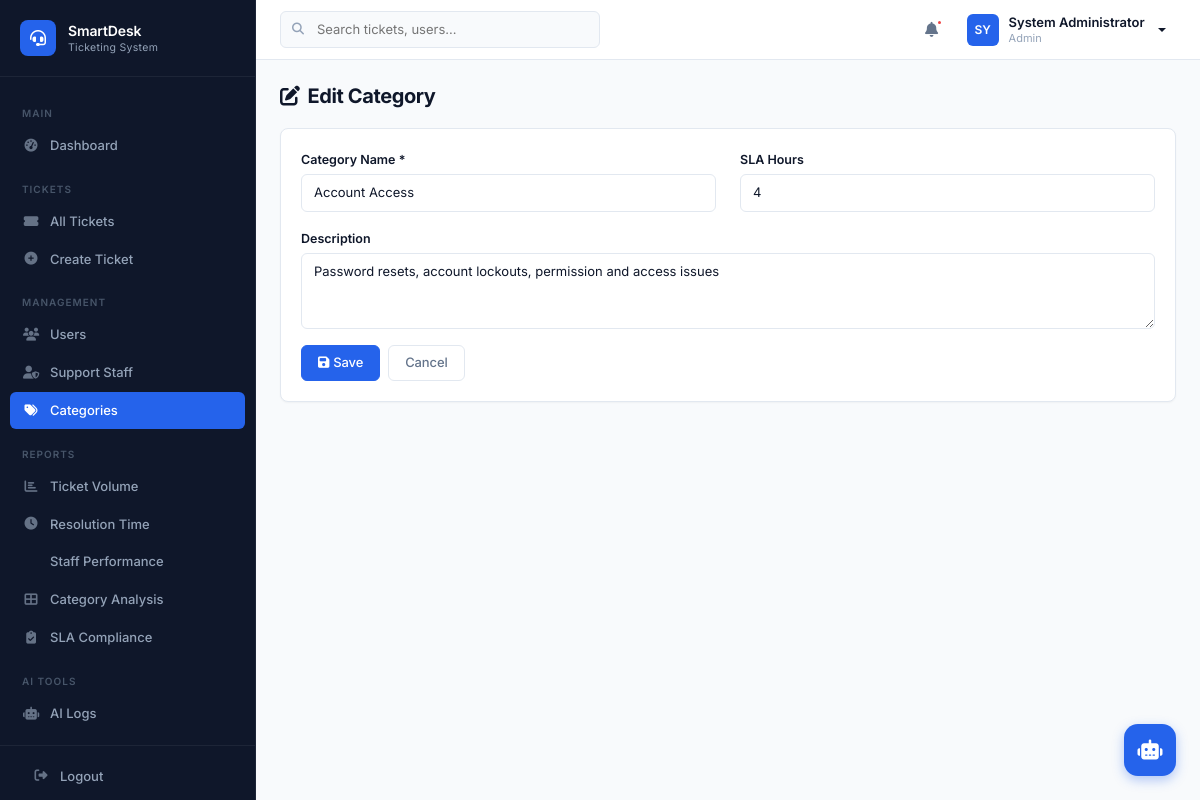
/modules/categories/edit.php?id=4 (signed in), run on the app's committed database.
### tables this page shows
CREATE TABLE IF NOT EXISTS categories (
    category_id INT AUTO_INCREMENT PRIMARY KEY,
    category_name VARCHAR(100) NOT NULL UNIQUE,
    description TEXT DEFAULT NULL,
    sla_hours INT NOT NULL DEFAULT 24,
    created_datetime DATETIME NOT NULL DEFAULT CURRENT_TIMESTAMP,
    updated_datetime DATETIME NOT NULL DEFAULT CURRENT_TIMESTAMP ON UPDATE CURRENT_TIMESTAMP
);

### includes/functions.php (called while the page is built, shortened)
<?php
function e($string) {
    return htmlspecialchars($string ?? '', ENT_QUOTES, 'UTF-8');
}

### modules/categories/edit.php (the view, shortened to what this page needs)
<?php
require_once __DIR__ . '/../../includes/header.php';
$pdo = getDBConnection();
$id = intval($_GET['id'] ?? 0);
$stmt = $pdo->prepare("SELECT * FROM categories WHERE category_id = ?"); $stmt->execute([$id]); $cat = $stmt->fetch();
?>
<div class="page-header"><h1><i class="fas fa-edit me-2"></i>Edit Category</h1></div>
<div class="card"><div class="card-body"><form method="POST"><?= csrfTokenField() ?>
<div class="row">
<div class="col-md-6 mb-3"><label class="form-label">Category Name *</label><input type="text" name="category_name" class="form-control" value="<?= e($cat['category_name']) ?>" required></div>
<div class="col-md-6 mb-3"><label class="form-label">SLA Hours</label><input type="number" name="sla_hours" class="form-control" value="<?= $cat['sla_hours'] ?>" min="1"></div>
<div class="col-12 mb-3"><label class="form-label">Description</label><textarea name="description" class="form-control" rows="3"><?= e($cat['description']) ?></textarea></div>
</div>
<div class="d-flex gap-2"><button type="submit" class="btn btn-primary"><i class="fas fa-save me-1"></i>Save</button><a href="index.php" class="btn btn-outline-secondary">Cancel</a></div>
</form></div></div>
<?php require_once __DIR__ . '/../../includes/footer.php'; ?>

### assets/css/app.css (style rules this page uses)
:root { --sidebar-width: 256px; --topbar-height: 60px; --slate-50: #f8fafc; --slate-100: #f1f5f9; --slate-200: #e2e8f0; --slate-300: #cbd5e1; --slate-400: #94a3b8; --slate-500: #64748b; --slate-600: #475569; --slate-700: #334155; --slate-800: #1e293b; --slate-900: #0f172a; --brand-50: #eff6ff; --brand-100: #dbeafe; --brand-500: #3b82f6; --brand-600: #2563eb; --brand-700: #1d4ed8; --success-50: #f0fdf4; --success-500: #22c55e; --success-700: #15803d; --warning-50: #fffbeb; --warning-500: #f59e0b; --warning-700: #b45309; --danger-50: #fef2f2; --danger-500: #ef4444; --danger-700: #b91c1c; --info-50: #ecfeff; --info-500: #06b6d4; --info-700: #0e7490; --body-bg: var(--slate-50); --card-bg: #ffffff; --border-color: var(--slate-200); --text-primary: var(--slate-900); --text-secondary: var(--slate-500); --text-muted: var(--slate-400); --shadow-xs: 0 1px 2px rgba(0,0,0,0.04); --shadow-sm: 0 1px 3px rgba(0,0,0,0.06), 0 1px 2px rgba(0,0,0,0.04); --shadow-md: 0 4px 6px -1px rgba(0,0,0,0.06), 0 2px 4px -2px rgba(0,0,0,0.04); --shadow-lg: 0 10px 15px -3px rgba(0,0,0,0.08), 0 4px 6px -4px rgba(0,0,0,0.03); --radius: 8px; --radius-lg: 12px; --transition: all 0.15s ease; }
*,*::before,*::after { box-sizing: border-box; }
body { font-family: 'Inter', -apple-system, BlinkMacSystemFont, 'Segoe UI', sans-serif; background: var(--body-bg); color: var(--text-primary); font-size: 13.5px; line-height: 1.6; margin: 0; -webkit-font-smoothing: antialiased; }
a { color: var(--brand-600); text-decoration: none; }
.page-header { margin-bottom: 20px; }
.page-header h1 { font-size: 20px; font-weight: 700; margin: 0 0 2px; color: var(--text-primary); letter-spacing: -0.02em; }
.card { background: var(--card-bg); border: 1px solid var(--border-color); border-radius: var(--radius); box-shadow: var(--shadow-xs); }
.card-body { padding: 20px; }
.btn { font-weight: 500; font-size: 13px; padding: 7px 16px; border-radius: 6px; transition: var(--transition); letter-spacing: -0.01em; }
.btn-primary { background: var(--brand-600); border-color: var(--brand-600); }
.btn-outline-secondary { border-color: var(--border-color); color: var(--text-secondary); }
.form-control, .form-select { border: 1px solid var(--border-color); border-radius: 6px; padding: 8px 12px; font-size: 13px; transition: var(--transition); color: var(--text-primary); }
.form-label { font-weight: 600; font-size: 12.5px; color: var(--text-primary); margin-bottom: 4px; }

### data on the page
categories: category_name "Account Access", sla_hours "4", description "Password resets, account lockouts, permission and access issues"

### other printed values
substr(getCurrentUserName(), 0, 2) "SY"
getCurrentUserName() "System Administrator"
getCurrentUserRole() "Admin"
